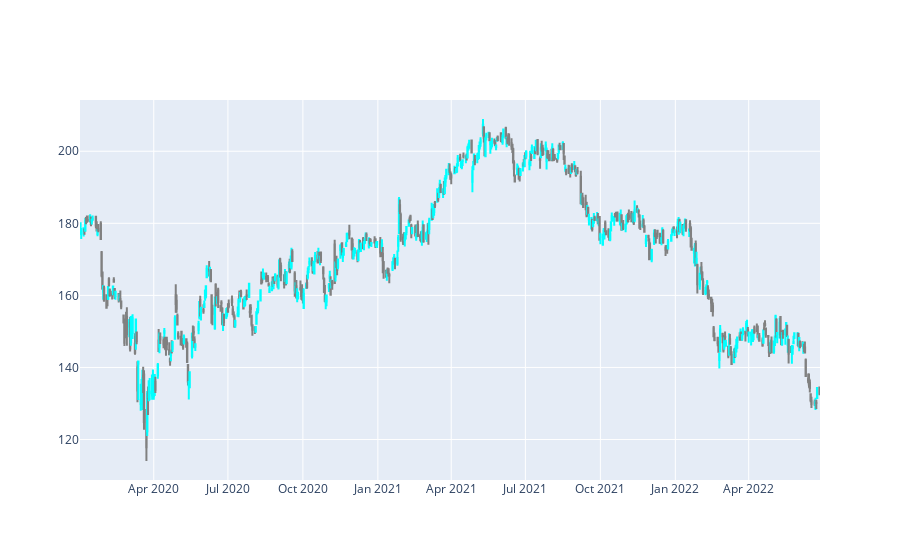

Notebook source saved alongside this figure:
### Code cell
fig = go.Figure()

fig.add_trace(go.Candlestick(x=mmm.index, # x=msft.index.strftime("%y/%m/%d") # para evitar trazar los dias sin dato
                            open=mmm.Open,
                            high=mmm.High,
                            low=mmm.Low,
                            close=mmm.Close,
                            increasing_line_color = 'cyan',
                            decreasing_line_color = 'gray'))
fig.update_layout(xaxis_rangeslider_visible=False) #para ocultar la barra de abajo
fig.show()

### Figure 1 — Plotly figure (JSON) as saved in the notebook; plotly's stock layout.template omitted (floating-point values rounded to 4 significant figures; data arrays with more than 128 entries replaced by an {"elided": "..."} marker saying what was removed)
{"data": [{"close": {"elided": "626 float values"}, "decreasing": {"line": {"color": "gray"}}, "high": {"elided": "626 float values"}, "increasing": {"line": {"color": "cyan"}}, "low": {"elided": "626 float values"}, "open": {"elided": "626 float values"}, "type": "candlestick", "x": {"elided": "626 str values"}}], "layout": {"xaxis": {"rangeslider": {"visible": false}}}}
